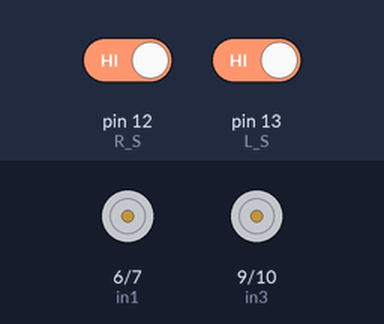
Recording of a sketch running on a simulated Arduino Uno, built with avr-gcc and run on an emulated ATmega328P. Parts: motor-driver pin pairs drawn as motors (green arrow = first pin HIGH = forward, orange = second pin HIGH = backward, longer = more drive, scaled by the enable pin). Inputs (shaded band) come from the test bench; at power-on: pin 12 (R_S) HIGH, pin 13 (L_S) HIGH.

Above: at 1.2 s.
1.3 s: pin 12 (R_S) driven LOW
At 2.4 s:
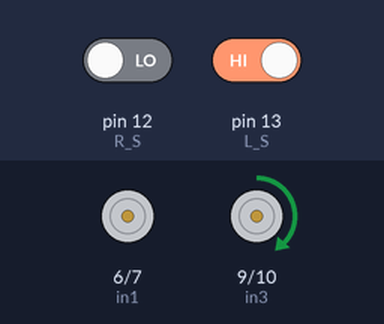
2.8 s: pin 13 (L_S) driven LOW
At 3.5 s:
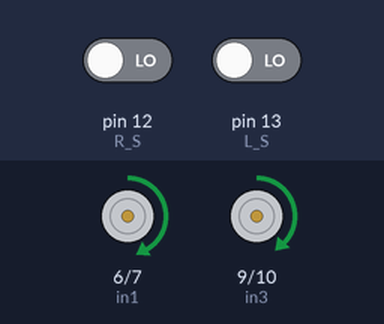
4.3 s: pin 12 (R_S) driven HIGH
At 4.6 s:
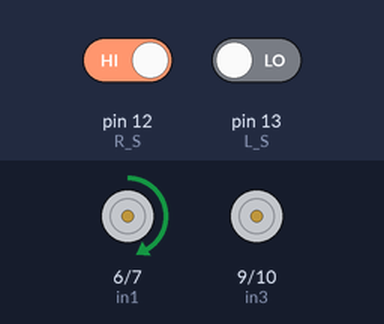
Timing chart, 0 to 7.3 s (numbered marks = the images above; inputs shaded):
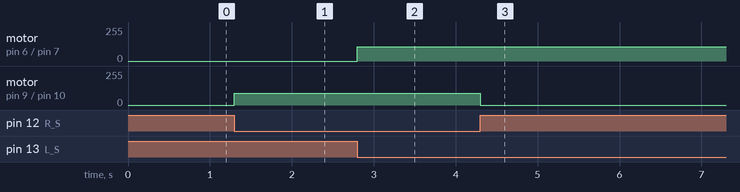

Measured:
- after the input at 1.3 s, motor on pin 9 (in3) / pin 10 (in4): stopped → forward 90/255 at once
- after the input at 2.8 s, motor on pin 6 (in1) / pin 7 (in2): stopped → forward 107/255 at once
- after the input at 4.3 s, motor on pin 9 (in3) / pin 10 (in4): forward 90/255 → stopped at once

The sketch:

Line_Follower_Source_Code.ino
```cpp
#define enA 5 //Enable1 L293 Pin enA
 #define in1 6 //Motor1  L293 Pin in1
 #define in2 7 //Motor1  L293 Pin in2
 #define in3 9 //Motor2  L293Pin in3
 #define in4 10 //Motor2  L293 Pin in4
 #define enB 8 //Enable2 L298 Pin enB
 #define R_S 12 // Right sensor
 #define L_S 13 // Left sensor

void setup() {
  Serial.begin(9600);
  pinMode(R_S, INPUT);
  pinMode(L_S, INPUT);

  pinMode(enA, OUTPUT);
  pinMode(in1, OUTPUT);
  pinMode(in2, OUTPUT);
  pinMode(in3, OUTPUT);
  pinMode(in4, OUTPUT);
  pinMode(enB, OUTPUT);
  analogWrite(enA, 250);
  analogWrite(enB, 130);
  Serial.begin(9600);

}

void loop()
{
  if(digitalRead(L_S) == 0 && digitalRead(R_S) == 0){
        analogWrite(in1, 110);
        digitalWrite(in2, LOW);
        analogWrite(in3, 90);
        digitalWrite(in4, LOW);
      }

      else if(digitalRead(L_S) == 0 && digitalRead(R_S) == 1){
            analogWrite(in1, 110);
            digitalWrite(in2, LOW);
            digitalWrite(in3, LOW);
            digitalWrite(in4, LOW);
      }

      else if(digitalRead(L_S) == 1 && digitalRead(R_S) == 0){
            digitalWrite(in1, LOW);
            digitalWrite(in2, LOW);
            analogWrite(in3, 90);
            digitalWrite(in4, LOW);
      }

      else{
        digitalWrite(in1, LOW);
        digitalWrite(in2, LOW);
        digitalWrite(in3, LOW);
        digitalWrite(in4, LOW);
      }
  }
```
